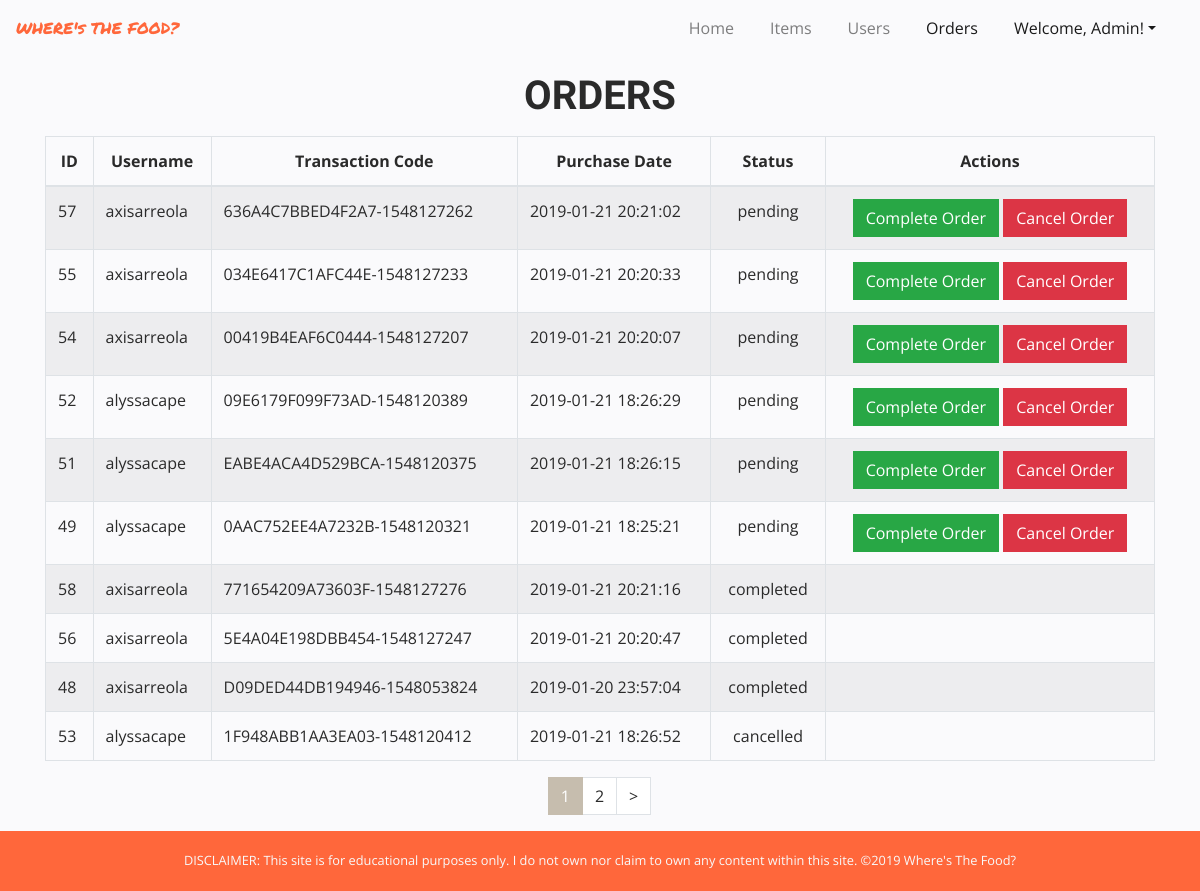
The app's page /app/views/orders.php (signed in) with its own data.
### tables this page shows
CREATE TABLE `orders` (
  `id` int(11) NOT NULL,
  `user_id` int(11) NOT NULL,
  `transaction_code` varchar(255) NOT NULL,
  `purchase_date` timestamp NOT NULL DEFAULT CURRENT_TIMESTAMP,
  `status_id` int(11) NOT NULL,
  `payment_mode_id` int(11) NOT NULL
);

CREATE TABLE `users` (
  `id` int(11) NOT NULL,
  `firstname` varchar(255) NOT NULL,
  `lastname` varchar(255) NOT NULL,
  `username` varchar(255) NOT NULL,
  `password` varchar(255) NOT NULL,
  `email` varchar(255) NOT NULL,
  `address` varchar(255) NOT NULL,
  `role_id` int(11) NOT NULL
);

CREATE TABLE `statuses` (
  `id` int(11) NOT NULL,
  `name` varchar(255) NOT NULL
);

### app/views/orders.php (the view, shortened to what this page needs)
<?php
	require_once("../partials/template.php");
?>
<?php function get_page_content() { ?>
<?php global $conn; ?>
	<?php if(isset($_SESSION["user"]) && $_SESSION["user"]["role_id"] == 1): ?>
	<div class="container">
		<div class="row">
			<div class="col-12">
				<h1 class="my-3 text-center">ORDERS</h1>
			</div>
			<div class="col-12">
				<div class="table-responsive">
					<table class="table table-striped table-bordered">
						<thead>
							<tr class="text-center">
								<th>ID</th>
								<th>Username</th>
								<th>Transaction Code</th>
								<th>Purchase Date</th>
								<th>Status</th>
								<th colspan="2">Actions</th>
							</tr>
						</thead>
						<tbody>
							<?php
								$result_per_page = 10;
								$result_offset = isset($_GET["page"]) ? " OFFSET ". ($_GET["page"] - 1) * $result_per_page : "";
								$for_pages_add_query = " LIMIT $result_per_page " . $result_offset;
								$order_query = "SELECT u.username AS username, o.id AS id, o.transaction_code AS transaction_code, o.status_id AS status_id, s.name AS status, o.purchase_date AS purchase_date FROM orders o JOIN statuses s ON o.status_id=s.id JOIN users u ON o.user_id=u.id ORDER BY status_id, purchase_date DESC" . $for_pages_add_query;
								$orders = mysqli_query($conn, $order_query);
								foreach($orders as $order) {
									extract($order);
							?>
								<tr>
									<td><?php echo $id ?></td>
									<td><?php echo $username ?></td>
									<td><?php echo $transaction_code ?></td>
									<td><?php echo $purchase_date ?></td>
									<td class="text-center"><?php echo $status ?></td>
									<td class="text-center" colspan="2">
										<?php if($status_id == 1): ?>
											<button data-id="<?php echo $id ?>" class="btn btn-success order_complete_btn">Complete Order</button>
											<button data-id="<?php echo $id ?>" class="btn btn-danger order_cancel_btn">Cancel Order</button>
										<?php endif; ?>
									</td>
								</tr>
						<?php } ?>
						</tbody>
					</table>
					<div class="col-12">
									<ul class="pagination justify-content-center">
										<?php
											$page_sql = "SELECT * FROM orders";
											$page_query = mysqli_query($conn, $page_sql);
											$page_rows = mysqli_num_rows($page_query);
											$ceil = ceil(($page_rows/$result_per_page));
										?>
										<?php
											for($i = 1; $i <= $ceil; $i++) {
												if(isset($_GET["page"])) {
													$active = $_GET["page"] == $i ? "active" : "";
													echo '<li class="page-item '.$active.'">
													<a class="page-link" href="?page='.$i.'">'.$i.'</a>
												 	</li>';
												} else {
													echo '<li class="page-item">
													<a class="page-link" href="?page='.$i.'">'.$i.'</a>
												 	</li>';
												}
											}
										 ?>
										 <li class="page-item">
										 	<?php $nextPage= $_GET["page"] + 1 ?>
										 	<?php if($nextPage < $ceil + 1): ?>
										 		<a href="?page=<?php echo $nextPage ?>" class="page-link">></a>
										 	<?php endif; ?>
										 </li>
									</ul>
							</div>
				</div>
			</div>
		</div>
	</div>
	<?php else:
		header("Location: ./error.php");
	endif;?>
<?php } ?>

### app/assets/css/style.css (style rules this page uses)
* { font-family: 'Open Sans', sans-serif; color: #2A2A2A; }
h1, h2, h3, h4, h5, h6 { font-family: 'Raleway', sans-serif; font-weight: 600; }
html { overflow: scroll; overflow-x: hidden; }
a:link { text-decoration: none; }
input, button, a, li { border-radius: 0 !important; }
body { background-color: #FAFAFC; }
.pagination > li.page-item > a.page-link { color: #2A2A2A; }
.pagination > li.active > a.page-link { border-color: #C6BDAE; background: #C6BDAE; color: #fff; }
body { min-height: 100vh; position: relative; }

### records on screen
orders: id "57", user.username "axisarreola", transaction_code "636A4C7BBED4F2A7-1548127262", purchase_date "2019-01-21 20:21:02", status.name "pending"
orders: id "55", user.username "axisarreola", transaction_code "034E6417C1AFC44E-1548127233", purchase_date "2019-01-21 20:20:33", status.name "pending"
orders: id "54", user.username "axisarreola", transaction_code "00419B4EAF6C0444-1548127207", purchase_date "2019-01-21 20:20:07", status.name "pending"
orders: id "52", user.username "alyssacape", transaction_code "09E6179F099F73AD-1548120389", purchase_date "2019-01-21 18:26:29", status.name "pending"
orders: id "51", user.username "alyssacape", transaction_code "EABE4ACA4D529BCA-1548120375", purchase_date "2019-01-21 18:26:15", status.name "pending"
orders: id "49", user.username "alyssacape", transaction_code "0AAC752EE4A7232B-1548120321", purchase_date "2019-01-21 18:25:21", status.name "pending"
orders: id "58", user.username "axisarreola", transaction_code "771654209A73603F-1548127276", purchase_date "2019-01-21 20:21:16", status.name "completed"
orders: id "56", user.username "axisarreola", transaction_code "5E4A04E198DBB454-1548127247", purchase_date "2019-01-21 20:20:47", status.name "completed"
orders: id "48", user.username "axisarreola", transaction_code "D09DED44DB194946-1548053824", purchase_date "2019-01-20 23:57:04", status.name "completed"
orders: id "53", user.username "alyssacape", transaction_code "1F948ABB1AA3EA03-1548120412", purchase_date "2019-01-21 18:26:52", status.name "cancelled"

### other values on screen
$_SESSION["user"]["firstname"] "Admin"
